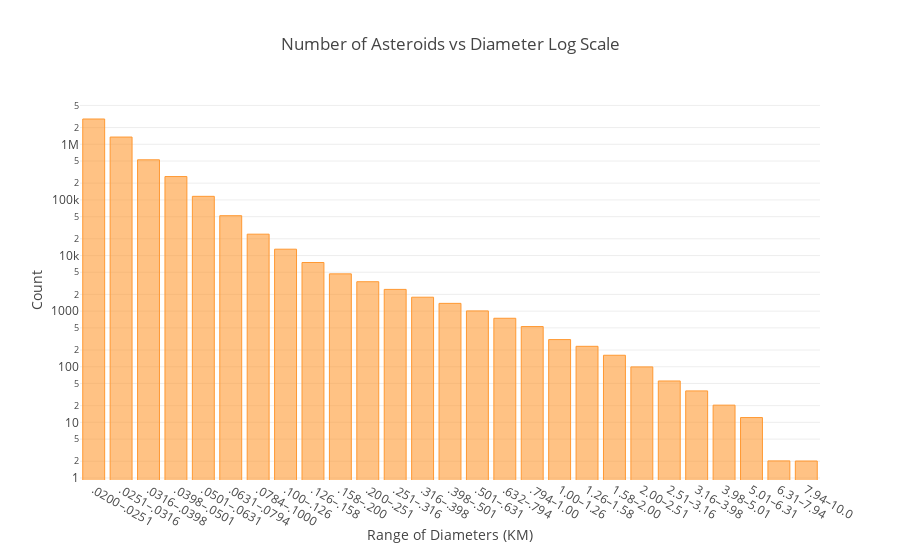

The cell this chart's notebook holds for it:
### Markdown cell above
Again, a log y axis is probably a better representation of the data.

### Code cell
df.set_index('range_diameter')['number'].iplot(kind='bar',
                                                      layout=dict(yaxis=dict(type='log', title='Count'),
                                                                 xaxis=dict(title='Range of Diameters (KM)'),
                                                      title="Number of Asteroids vs Diameter Log Scale"))

### Figure 1 — Plotly figure (JSON) as saved in the notebook; plotly's stock layout.template omitted (floating-point values rounded to 4 significant figures)
{"data": [{"marker": {"color": "rgba(255, 153, 51, 0.6)", "line": {"color": "rgba(255, 153, 51, 1.0)", "width": 1}}, "name": "number", "orientation": "v", "text": "", "type": "bar", "uid": "1b2abe15-34ba-4a73-ac66-4ef1ffe66676", "x": [".0200–.0251", ".0251–.0316", ".0316–.0398", ".0398–.0501", ".0501–.0631", ".0631–.0794", ".0784–.1000", ".100–.126", ".126–.158", ".158–.200", ".200–.251", ".251–.316", ".316–.398", ".398–.501", ".501–.631", ".632–.794", ".794–1.00", "1.00–1.26", "1.26–1.58", "1.58–2.00", "2.00–2.51", "2.51–3.16", "3.16–3.98", "3.98–5.01", "5.01–6.31", "6.31–7.94", "7.94–10.0"], "y": [2850000, 1350000, 526000, 263000, 116000, 52000, 24200, 13000, 7490, 4680, 3380, 2460, 1780, 1380, 1010, 744, 528, 308, 233, 161, 99.4, 55.5, 36.8, 20.4, 12.2, 2.03, 2.02]}], "layout": {"title": {"text": "Number of Asteroids vs Diameter Log Scale"}, "xaxis": {"title": {"text": "Range of Diameters (KM)"}}, "yaxis": {"title": {"text": "Count"}, "type": "log"}}}
